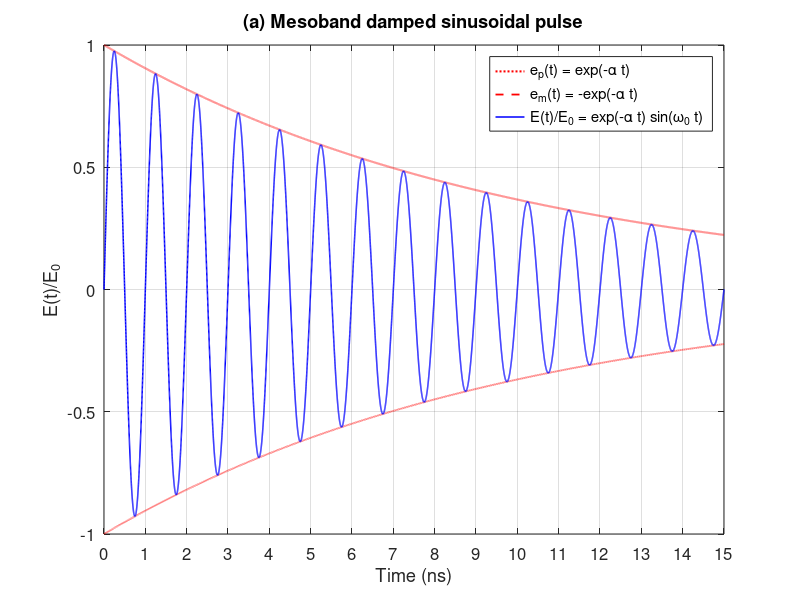
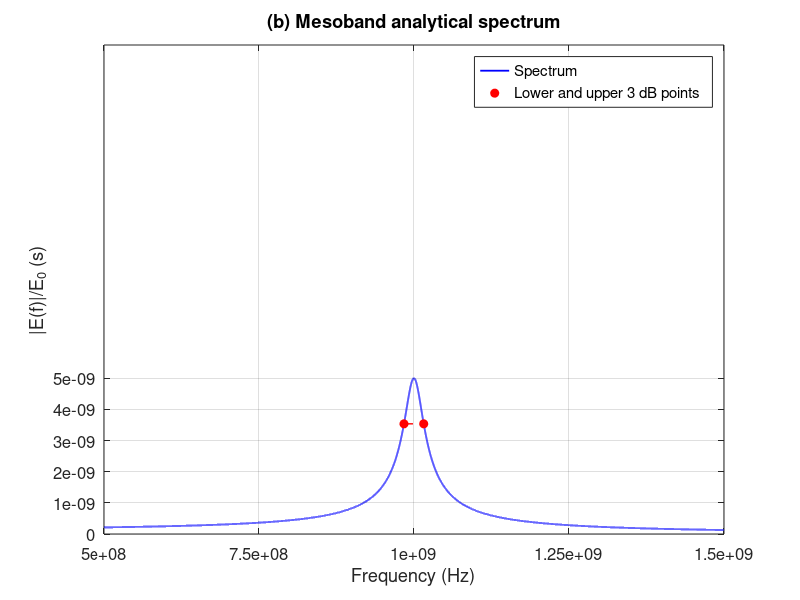
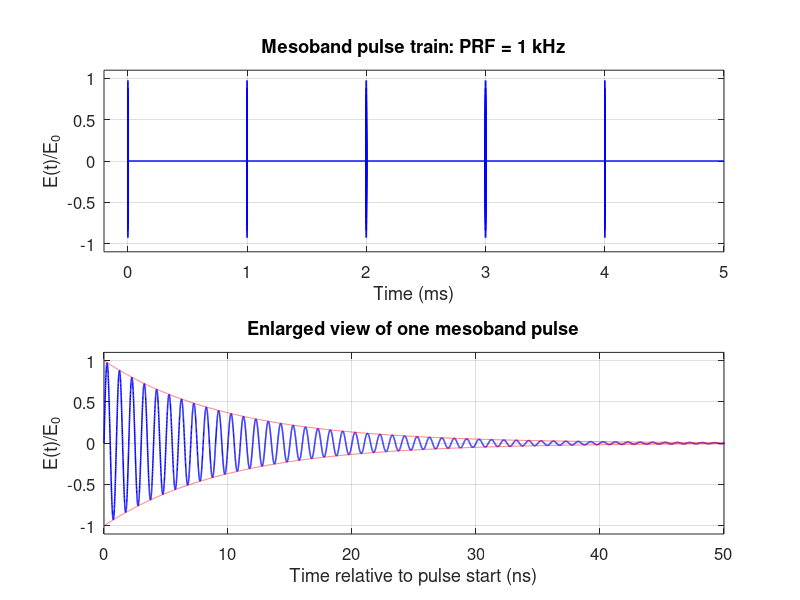

MATLAB code to generate these figures, in order:
%% Mesoband waveform and spectrum: reproduce the book's graphs

clear; clc; close all;

%% Parameters inferred from the book's graphs
f0    = 1e9;              % Sinusoidal frequency: 1 GHz
w0    = 2*pi*f0;          % Angular frequency (rad/s)
alpha = 1e8;              % Damping coefficient (1/s)

%% Figure (a): Normalized time-domain waveform
t = linspace(0, 15e-9, 15001);

ep = exp(-alpha*t);       % Upper envelope
em = -ep;                % Lower envelope
En = ep .* sin(w0*t);     % Normalized field E(t)/E0

figure('Color','w','Position',[150 150 780 480]);

h1 = plot(t*1e9, ep, 'r:', 'LineWidth',1.5);
hold on;
h2 = plot(t*1e9, em, 'r--','LineWidth',1.3);
h3 = plot(t*1e9, En, 'b-', 'LineWidth',1.1);

xlabel('Time (ns)');
ylabel('E(t)/E_0');
title('(a) Mesoband damped sinusoidal pulse');

legend([h1 h2 h3], ...
    {'e_p(t) = exp(-\alpha t)', ...
     'e_m(t) = -exp(-\alpha t)', ...
     'E(t)/E_0 = exp(-\alpha t) sin(\omega_0 t)'}, ...
    'Location','northeast');

xlim([0 15]);
ylim([-1 1]);
xticks(0:1:15);
yticks(-1:0.5:1);

grid on; box on;
set(gca,'FontSize',12);

%% Figure (b): Normalized analytical spectrum
f = linspace(0.5e9, 1.5e9, 50001);
w = 2*pi*f;

% |E_tilde(f)| / E0
Sn = w0 ./ sqrt((alpha^2 + w0^2 - w.^2).^2 ...
                + 4*alpha^2*w.^2);

% Exact spectral peak for w0 > alpha
wPeak = sqrt(w0^2-alpha^2);
fPeak = wPeak/(2*pi);
Smax  = 1/(2*alpha);

% Exact 3 dB frequencies for these parameters
% At these points, spectral magnitude = peak/sqrt(2)
fL3 = sqrt(w0^2-alpha^2-2*alpha*w0)/(2*pi);
fH3 = sqrt(w0^2-alpha^2+2*alpha*w0)/(2*pi);

S3dB = Smax/sqrt(2);
BW3  = fH3-fL3;

figure('Color','w','Position',[200 200 780 480]);

hS = plot(f, Sn, 'b', 'LineWidth',1.3);
hold on;

hP = plot([fL3 fH3], [S3dB S3dB], 'ro', ...
    'MarkerFaceColor','r','MarkerSize',6);

% Short horizontal line connecting the 3 dB points
plot([fL3 fH3], [S3dB S3dB], 'r--', ...
    'LineWidth',1,'HandleVisibility','off');

xlabel('Frequency (Hz)');
ylabel('|E(f)|/E_0 (s)');
title('(b) Mesoband analytical spectrum');

legend([hS hP], {'Spectrum','Lower and upper 3 dB points'}, ...
    'Location','northeast');

xlim([0.5e9 1.5e9]);
ylim([0 5e-9]);

xticks([0.5 0.75 1 1.25 1.5]*1e9);
yticks((0:1:5)*1e-9);

grid on; box on;
set(gca,'FontSize',12);

%% Print results
fprintf('Sinusoidal frequency: %.3f GHz\n', f0/1e9);
fprintf('Cycle period: %.2f ns\n', 1e9/f0);
fprintf('Cycles in the 15 ns display: %.0f\n', f0*15e-9);
fprintf('Envelope at 15 ns: %.4f\n', exp(-alpha*15e-9));
fprintf('Spectral peak frequency: %.3f MHz\n', fPeak/1e6);
fprintf('Normalized spectral peak: %.3e s\n', Smax);
fprintf('Lower 3 dB frequency: %.3f MHz\n', fL3/1e6);
fprintf('Upper 3 dB frequency: %.3f MHz\n', fH3/1e6);
fprintf('3 dB bandwidth: %.3f MHz\n', BW3/1e6);

%% Figure (c): Mesoband pulse train
PRF  = 1000;                % Pulses per second
Trep = 1/PRF;               % 1 ms between pulse starts
Np   = 5;                  % Number of pulses displayed

% Resolve individual oscillations without sampling entire millisecond gaps
dt = 1/(200*f0);            % 200 samples per cycle
tLocal = 0:dt:200e-9;

% Normalized waveform of one pulse
pulse = exp(-alpha*tLocal).*sin(w0*tLocal);

figure('Color','w','Position',[250 150 900 650]);

subplot(2,1,1);
hold on;

for k = 0:Np-1
    tStart = k*Trep;

    % Actual damped oscillations
    plot((tStart+tLocal)*1e3, pulse, ...
         'b','LineWidth',1.1);

    % Neglect the extremely small remaining tail
    plot([tStart+tLocal(end), (k+1)*Trep]*1e3, ...
         [0 0], 'b','LineWidth',1);
end

xlabel('Time (ms)');
ylabel('E(t)/E_0');
title('Mesoband pulse train: PRF = 1 kHz');
xlim([-0.2 Np*Trep*1e3]);
ylim([-1.1 1.1]);
xticks(0:Np);

grid on; box on;
set(gca,'FontSize',12);

%% Enlarged view of one pulse
subplot(2,1,2);

plot(tLocal*1e9, pulse, 'b','LineWidth',1.1);
hold on;
plot(tLocal*1e9,  exp(-alpha*tLocal), 'r--');
plot(tLocal*1e9, -exp(-alpha*tLocal), 'r--');

xlabel('Time relative to pulse start (ns)');
ylabel('E(t)/E_0');
title('Enlarged view of one mesoband pulse');
xlim([0 50]);
ylim([-1.1 1.1]);

grid on; box on;
set(gca,'FontSize',12);
